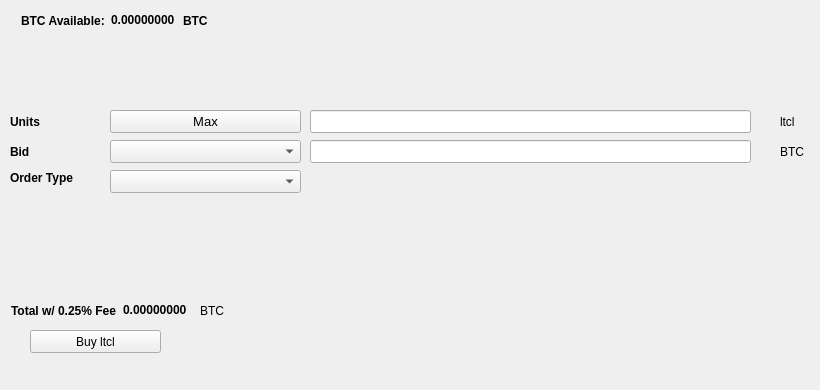
   <widget class="QWidget" name="BuyTab">
    <attribute name="title">
     <string>Buy</string>
    </attribute>
    <widget class="QPushButton" name="BuyLTCL">
     <property name="geometry">
      <rect>
       <x>30</x>
       <y>330</y>
       <width>131</width>
       <height>23</height>
      </rect>
     </property>
     <property name="text">
      <string>Buy ltcl</string>
     </property>
     <property name="icon">
      <iconset resource="../ltcl.qrc">
       <normaloff>:/icons/bitcoin</normaloff>:/icons/bitcoin</iconset>
     </property>
    </widget>
    <widget class="QLabel" name="label_3">
     <property name="geometry">
      <rect>
       <x>10</x>
       <y>110</y>
       <width>46</width>
       <height>23</height>
      </rect>
     </property>
     <property name="font">
      <font>
       <weight>75</weight>
       <bold>true</bold>
      </font>
     </property>
     <property name="text">
      <string>Units</string>
     </property>
    </widget>
    <widget class="QLineEdit" name="UnitsInput">
     <property name="geometry">
      <rect>
       <x>310</x>
       <y>110</y>
       <width>441</width>
       <height>23</height>
      </rect>
     </property>
     <property name="font">
      <font>
       <pointsize>9</pointsize>
       <weight>75</weight>
       <bold>true</bold>
      </font>
     </property>
    </widget>
    <widget class="QLineEdit" name="BuyBidPriceEdit">
     <property name="geometry">
      <rect>
       <x>310</x>
       <y>140</y>
       <width>441</width>
       <height>23</height>
      </rect>
     </property>
     <property name="font">
      <font>
       <pointsize>9</pointsize>
       <weight>75</weight>
       <bold>true</bold>
      </font>
     </property>
    </widget>
    <widget class="QLabel" name="label_4">
     <property name="geometry">
      <rect>
       <x>780</x>
       <y>110</y>
       <width>31</width>
       <height>23</height>
      </rect>
     </property>
     <property name="text">
      <string>ltcl</string>
     </property>
    </widget>
    <widget class="QLabel" name="label_5">
     <property name="geometry">
      <rect>
       <x>780</x>
       <y>140</y>
       <width>31</width>
       <height>23</height>
      </rect>
     </property>
     <property name="text">
      <string>BTC</string>
     </property>
    </widget>
    <widget class="QLabel" name="label_6">
     <property name="geometry">
      <rect>
       <x>10</x>
       <y>140</y>
       <width>46</width>
       <height>23</height>
      </rect>
     </property>
     <property name="font">
      <font>
       <weight>75</weight>
       <bold>true</bold>
      </font>
     </property>
     <property name="text">
      <string>Bid</string>
     </property>
    </widget>
    <widget class="QLabel" name="label_7">
     <property name="geometry">
      <rect>
       <x>10</x>
       <y>170</y>
       <width>91</width>
       <height>16</height>
      </rect>
     </property>
     <property name="font">
      <font>
       <weight>75</weight>
       <bold>true</bold>
      </font>
     </property>
     <property name="text">
      <string>Order Type</string>
     </property>
    </widget>
    <widget class="QPushButton" name="Buy_Max_Amount">
     <property name="geometry">
      <rect>
       <x>110</x>
       <y>110</y>
       <width>191</width>
       <height>23</height>
      </rect>
     </property>
     <property name="font">
      <font>
       <pointsize>10</pointsize>
      </font>
     </property>
     <property name="text">
      <string>Max</string>
     </property>
    </widget>
    <widget class="QComboBox" name="BuyBidcomboBox">
     <property name="geometry">
      <rect>
       <x>110</x>
       <y>140</y>
       <width>191</width>
       <height>23</height>
      </rect>
     </property>
     <property name="font">
      <font>
       <pointsize>10</pointsize>
      </font>
     </property>
    </widget>
    <widget class="QComboBox" name="buyOrdertypeCombo">
     <property name="geometry">
      <rect>
       <x>110</x>
       <y>170</y>
       <width>191</width>
       <height>23</height>
      </rect>
     </property>
     <property name="font">
      <font>
       <pointsize>10</pointsize>
      </font>
     </property>
    </widget>
    <widget class="QWidget" name="layoutWidget1">
     <property name="geometry">
      <rect>
       <x>21</x>
       <y>11</y>
       <width>227</width>
       <height>19</height>
      </rect>
     </property>
     <layout class="QHBoxLayout" name="horizontalLayout_3">
      <item>
       <widget class="QLabel" name="label232">
        <property name="font">
         <font>
          <weight>75</weight>
          <bold>true</bold>
         </font>
        </property>
        <property name="text">
         <string>BTC Available:</string>
        </property>
       </widget>
      </item>
      <item>
       <widget class="QLabel" name="BtcAvailableLbl">
        <property name="palette">
         <palette>
          <active>
           <colorrole role="WindowText">
            <brush brushstyle="SolidPattern">
             <color alpha="255">
              <red>0</red>
              <green>0</green>
              <blue>0</blue>
             </color>
            </brush>
           </colorrole>
           <colorrole role="Button">
            <brush brushstyle="SolidPattern">
             <color alpha="255">
              <red>0</red>
              <green>170</green>
              <blue>0</blue>
             </color>
            </brush>
           </colorrole>
           <colorrole role="Light">
            <brush brushstyle="SolidPattern">
             <color alpha="255">
              <red>0</red>
              <green>255</green>
              <blue>0</blue>
             </color>
            </brush>
           </colorrole>
           <colorrole role="Midlight">
            <brush brushstyle="SolidPattern">
             <color alpha="255">
              <red>0</red>
              <green>212</green>
              <blue>0</blue>
             </color>
            </brush>
           </colorrole>
           <colorrole role="Dark">
            <brush brushstyle="SolidPattern">
             <color alpha="255">
              <red>0</red>
              <green>85</green>
              <blue>0</blue>
             </color>
            </brush>
           </colorrole>
           <colorrole role="Mid">
            <brush brushstyle="SolidPattern">
             <color alpha="255">
              <red>0</red>
              <green>113</green>
              <blue>0</blue>
             </color>
            </brush>
           </colorrole>
           <colorrole role="Text">
            <brush brushstyle="SolidPattern">
             <color alpha="255">
              <red>0</red>
              <green>170</green>
              <blue>0</blue>
             </color>
            </brush>
           </colorrole>
           <colorrole role="BrightText">
            <brush brushstyle="SolidPattern">
             <color alpha="255">
              <red>255</red>
              <green>255</green>
              <blue>255</blue>
             </color>
            </brush>
           </colorrole>
           <colorrole role="ButtonText">
            <brush brushstyle="SolidPattern">
             <color alpha="255">
              <red>0</red>
              <green>0</green>
              <blue>0</blue>
             </color>
            </brush>
           </colorrole>
           <colorrole role="Base">
            <brush brushstyle="SolidPattern">
             <color alpha="255">
              <red>255</red>
              <green>255</green>
              <blue>255</blue>
             </color>
            </brush>
           </colorrole>
           <colorrole role="Window">
            <brush brushstyle="SolidPattern">
             <color alpha="255">
              <red>0</red>
              <green>170</green>
              <blue>0</blue>
             </color>
            </brush>
           </colorrole>
           <colorrole role="Shadow">
            <brush brushstyle="SolidPattern">
             <color alpha="255">
              <red>0</red>
              <green>0</green>
              <blue>0</blue>
             </color>
            </brush>
           </colorrole>
           <colorrole role="AlternateBase">
            <brush brushstyle="SolidPattern">
             <color alpha="255">
              <red>127</red>
              <green>212</green>
              <blue>127</blue>
             </color>
            </brush>
           </colorrole>
           <colorrole role="ToolTipBase">
            <brush brushstyle="SolidPattern">
             <color alpha="255">
              <red>255</red>
              <green>255</green>
              <blue>220</blue>
             </color>
            </brush>
           </colorrole>
           <colorrole role="ToolTipText">
            <brush brushstyle="SolidPattern">
             <color alpha="255">
              <red>0</red>
              <green>0</green>
              <blue>0</blue>
             </color>
            </brush>
           </colorrole>
          </active>
          <inactive>
           <colorrole role="WindowText">
            <brush brushstyle="SolidPattern">
             <color alpha="255">
              <red>0</red>
              <green>0</green>
              <blue>0</blue>
             </color>
            </brush>
           </colorrole>
           <colorrole role="Button">
            <brush brushstyle="SolidPattern">
             <color alpha="255">
              <red>0</red>
              <green>170</green>
              <blue>0</blue>
             </color>
            </brush>
           </colorrole>
           <colorrole role="Light">
            <brush brushstyle="SolidPattern">
             <color alpha="255">
              <red>0</red>
              <green>255</green>
              <blue>0</blue>
             </color>
            </brush>
           </colorrole>
           <colorrole role="Midlight">
            <brush brushstyle="SolidPattern">
             <color alpha="255">
              <red>0</red>
              <green>212</green>
              <blue>0</blue>
             </color>
            </brush>
           </colorrole>
           <colorrole role="Dark">
            <brush brushstyle="SolidPattern">
             <color alpha="255">
              <red>0</red>
              <green>85</green>
              <blue>0</blue>
             </color>
            </brush>
           </colorrole>
           <colorrole role="Mid">
            <brush brushstyle="SolidPattern">
             <color alpha="255">
              <red>0</red>
              <green>113</green>
              <blue>0</blue>
             </color>
            </brush>
           </colorrole>
           <colorrole role="Text">
            <brush brushstyle="SolidPattern">
             <color alpha="255">
              <red>0</red>
              <green>170</green>
              <blue>0</blue>
             </color>
            </brush>
           </colorrole>
           <colorrole role="BrightText">
            <brush brushstyle="SolidPattern">
             <color alpha="255">
              <red>255</red>
              <green>255</green>
              <blue>255</blue>
             </color>
            </brush>
           </colorrole>
           <colorrole role="ButtonText">
            <brush brushstyle="SolidPattern">
             <color alpha="255">
              <red>0</red>
              <green>0</green>
              <blue>0</blue>
             </color>
            </brush>
           </colorrole>
           <colorrole role="Base">
            <brush brushstyle="SolidPattern">
             <color alpha="255">
              <red>255</red>
              <green>255</green>
              <blue>255</blue>
             </color>
            </brush>
           </colorrole>
           <colorrole role="Window">
            <brush brushstyle="SolidPattern">
             <color alpha="255">
              <red>0</red>
              <green>170</green>
              <blue>0</blue>
             </color>
            </brush>
           </colorrole>
           <colorrole role="Shadow">
            <brush brushstyle="SolidPattern">
             <color alpha="255">
              <red>0</red>
              <green>0</green>
              <blue>0</blue>
             </color>
            </brush>
           </colorrole>
           <colorrole role="AlternateBase">
            <brush brushstyle="SolidPattern">
             <color alpha="255">
              <red>127</red>
              <green>212</green>
              <blue>127</blue>
             </color>
            </brush>
           </colorrole>
           <colorrole role="ToolTipBase">
            <brush brushstyle="SolidPattern">
             <color alpha="255">
              <red>255</red>
              <green>255</green>
              <blue>220</blue>
             </color>
            </brush>
           </colorrole>
           <colorrole role="ToolTipText">
            <brush brushstyle="SolidPattern">
             <color alpha="255">
              <red>0</red>
              <green>0</green>
              <blue>0</blue>
             </color>
            </brush>
           </colorrole>
          </inactive>
          <disabled>
           <colorrole role="WindowText">
            <brush brushstyle="SolidPattern">
             <color alpha="255">
              <red>0</red>
              <green>85</green>
              <blue>0</blue>
             </color>
            </brush>
           </colorrole>
           <colorrole role="Button">
            <brush brushstyle="SolidPattern">
             <color alpha="255">
              <red>0</red>
              <green>170</green>
              <blue>0</blue>
             </color>
            </brush>
           </colorrole>
           <colorrole role="Light">
            <brush brushstyle="SolidPattern">
             <color alpha="255">
              <red>0</red>
              <green>255</green>
              <blue>0</blue>
             </color>
            </brush>
           </colorrole>
           <colorrole role="Midlight">
            <brush brushstyle="SolidPattern">
             <color alpha="255">
              <red>0</red>
              <green>212</green>
              <blue>0</blue>
             </color>
            </brush>
           </colorrole>
           <colorrole role="Dark">
            <brush brushstyle="SolidPattern">
             <color alpha="255">
              <red>0</red>
              <green>85</green>
              <blue>0</blue>
             </color>
            </brush>
           </colorrole>
           <colorrole role="Mid">
            <brush brushstyle="SolidPattern">
             <color alpha="255">
              <red>0</red>
              <green>113</green>
              <blue>0</blue>
             </color>
            </brush>
           </colorrole>
           <colorrole role="Text">
            <brush brushstyle="SolidPattern">
             <color alpha="255">
              <red>0</red>
              <green>85</green>
              <blue>0</blue>
             </color>
            </brush>
           </colorrole>
           <colorrole role="BrightText">
            <brush brushstyle="SolidPattern">
             <color alpha="255">
              <red>255</red>
              <green>255</green>
              <blue>255</blue>
             </color>
            </brush>
           </colorrole>
           <colorrole role="ButtonText">
            <brush brushstyle="SolidPattern">
             <color alpha="255">
              <red>0</red>
              <green>85</green>
              <blue>0</blue>
             </color>
            </brush>
           </colorrole>
           <colorrole role="Base">
            <brush brushstyle="SolidPattern">
             <color alpha="255">
              <red>0</red>
              <green>170</green>
              <blue>0</blue>
             </color>
            </brush>
           </colorrole>
           <colorrole role="Window">
            <brush brushstyle="SolidPattern">
             <color alpha="255">
              <red>0</red>
              <green>170</green>
              <blue>0</blue>
             </color>
            </brush>
           </colorrole>
           <colorrole role="Shadow">
            <brush brushstyle="SolidPattern">
             <color alpha="255">
              <red>0</red>
              <green>0</green>
              <blue>0</blue>
             </color>
            </brush>
           </colorrole>
           <colorrole role="AlternateBase">
            <brush brushstyle="SolidPattern">
             <color alpha="255">
              <red>0</red>
              <green>170</green>
              <blue>0</blue>
             </color>
            </brush>
           </colorrole>
           <colorrole role="ToolTipBase">
            <brush brushstyle="SolidPattern">
             <color alpha="255">
              <red>255</red>
              <green>255</green>
              <blue>220</blue>
             </color>
            </brush>
           </colorrole>
           <colorrole role="ToolTipText">
            <brush brushstyle="SolidPattern">
             <color alpha="255">
              <red>0</red>
              <green>0</green>
              <blue>0</blue>
             </color>
            </brush>
           </colorrole>
          </disabled>
         </palette>
        </property>
        <property name="font">
         <font>
          <weight>75</weight>
          <bold>true</bold>
         </font>
        </property>
        <property name="text">
         <string>0.00000000</string>
        </property>
        <property name="textInteractionFlags">
         <set>Qt::LinksAccessibleByMouse|Qt::TextSelectableByKeyboard|Qt::TextSelectableByMouse</set>
        </property>
       </widget>
      </item>
      <item>
       <widget class="QLabel" name="BtcAvailableLbl_2">
        <property name="font">
         <font>
          <weight>75</weight>
          <bold>true</bold>
         </font>
        </property>
        <property name="text">
         <string>BTC</string>
        </property>
       </widget>
      </item>
     </layout>
    </widget>
    <widget class="QWidget" name="layoutWidge2">
     <property name="geometry">
      <rect>
       <x>11</x>
       <y>301</y>
       <width>259</width>
       <height>19</height>
      </rect>
     </property>
     <layout class="QHBoxLayout" name="horizontalLayout_4">
      <item>
       <widget class="QLabel" name="label_9">
        <property name="font">
         <font>
          <weight>75</weight>
          <bold>true</bold>
         </font>
        </property>
        <property name="text">
         <string>Total w/ 0.25% Fee</string>
        </property>
       </widget>
      </item>
      <item>
       <widget class="QLabel" name="BuyCostLabel">
        <property name="palette">
         <palette>
          <active>
           <colorrole role="WindowText">
            <brush brushstyle="SolidPattern">
             <color alpha="255">
              <red>0</red>
              <green>0</green>
              <blue>0</blue>
             </color>
            </brush>
           </colorrole>
           <colorrole role="Button">
            <brush brushstyle="SolidPattern">
             <color alpha="255">
              <red>0</red>
              <green>170</green>
              <blue>0</blue>
             </color>
            </brush>
           </colorrole>
           <colorrole role="Light">
            <brush brushstyle="SolidPattern">
             <color alpha="255">
              <red>0</red>
              <green>255</green>
              <blue>0</blue>
             </color>
            </brush>
           </colorrole>
           <colorrole role="Midlight">
            <brush brushstyle="SolidPattern">
             <color alpha="255">
              <red>0</red>
              <green>212</green>
              <blue>0</blue>
             </color>
            </brush>
           </colorrole>
           <colorrole role="Dark">
            <brush brushstyle="SolidPattern">
             <color alpha="255">
              <red>0</red>
              <green>85</green>
              <blue>0</blue>
             </color>
            </brush>
           </colorrole>
           <colorrole role="Mid">
            <brush brushstyle="SolidPattern">
             <color alpha="255">
              <red>0</red>
              <green>113</green>
              <blue>0</blue>
             </color>
            </brush>
           </colorrole>
           <colorrole role="Text">
            <brush brushstyle="SolidPattern">
             <color alpha="255">
              <red>0</red>
              <green>170</green>
              <blue>0</blue>
             </color>
            </brush>
           </colorrole>
           <colorrole role="BrightText">
            <brush brushstyle="SolidPattern">
             <color alpha="255">
              <red>255</red>
              <green>255</green>
              <blue>255</blue>
             </color>
            </brush>
           </colorrole>
           <colorrole role="ButtonText">
            <brush brushstyle="SolidPattern">
             <color alpha="255">
              <red>0</red>
              <green>0</green>
              <blue>0</blue>
             </color>
            </brush>
           </colorrole>
           <colorrole role="Base">
            <brush brushstyle="SolidPattern">
             <color alpha="255">
              <red>255</red>
              <green>255</green>
              <blue>255</blue>
             </color>
            </brush>
           </colorrole>
           <colorrole role="Window">
            <brush brushstyle="SolidPattern">
             <color alpha="255">
              <red>0</red>
              <green>170</green>
              <blue>0</blue>
             </color>
            </brush>
           </colorrole>
           <colorrole role="Shadow">
            <brush brushstyle="SolidPattern">
             <color alpha="255">
              <red>0</red>
              <green>0</green>
              <blue>0</blue>
             </color>
            </brush>
           </colorrole>
           <colorrole role="AlternateBase">
            <brush brushstyle="SolidPattern">
             <color alpha="255">
              <red>127</red>
              <green>212</green>
              <blue>127</blue>
             </color>
            </brush>
           </colorrole>
           <colorrole role="ToolTipBase">
            <brush brushstyle="SolidPattern">
             <color alpha="255">
              <red>255</red>
              <green>255</green>
              <blue>220</blue>
             </color>
            </brush>
           </colorrole>
           <colorrole role="ToolTipText">
            <brush brushstyle="SolidPattern">
             <color alpha="255">
              <red>0</red>
              <green>0</green>
              <blue>0</blue>
             </color>
            </brush>
           </colorrole>
          </active>
          <inactive>
           <colorrole role="WindowText">
            <brush brushstyle="SolidPattern">
             <color alpha="255">
              <red>0</red>
              <green>0</green>
              <blue>0</blue>
             </color>
            </brush>
           </colorrole>
           <colorrole role="Button">
            <brush brushstyle="SolidPattern">
             <color alpha="255">
              <red>0</red>
              <green>170</green>
              <blue>0</blue>
             </color>
            </brush>
           </colorrole>
           <colorrole role="Light">
            <brush brushstyle="SolidPattern">
             <color alpha="255">
              <red>0</red>
              <green>255</green>
              <blue>0</blue>
             </color>
            </brush>
           </colorrole>
           <colorrole role="Midlight">
            <brush brushstyle="SolidPattern">
             <color alpha="255">
              <red>0</red>
              <green>212</green>
              <blue>0</blue>
             </color>
            </brush>
           </colorrole>
           <colorrole role="Dark">
            <brush brushstyle="SolidPattern">
             <color alpha="255">
              <red>0</red>
              <green>85</green>
              <blue>0</blue>
             </color>
            </brush>
           </colorrole>
           <colorrole role="Mid">
            <brush brushstyle="SolidPattern">
             <color alpha="255">
              <red>0</red>
              <green>113</green>
              <blue>0</blue>
             </color>
            </brush>
           </colorrole>
           <colorrole role="Text">
            <brush brushstyle="SolidPattern">
             <color alpha="255">
              <red>0</red>
              <green>170</green>
              <blue>0</blue>
             </color>
            </brush>
           </colorrole>
           <colorrole role="BrightText">
            <brush brushstyle="SolidPattern">
             <color alpha="255">
              <red>255</red>
              <green>255</green>
              <blue>255</blue>
             </color>
            </brush>
           </colorrole>
           <colorrole role="ButtonText">
            <brush brushstyle="SolidPattern">
             <color alpha="255">
              <red>0</red>
              <green>0</green>
              <blue>0</blue>
             </color>
            </brush>
           </colorrole>
           <colorrole role="Base">
            <brush brushstyle="SolidPattern">
             <color alpha="255">
              <red>255</red>
              <green>255</green>
              <blue>255</blue>
             </color>
            </brush>
           </colorrole>
           <colorrole role="Window">
            <brush brushstyle="SolidPattern">
             <color alpha="255">
              <red>0</red>
              <green>170</green>
              <blue>0</blue>
             </color>
            </brush>
           </colorrole>
           <colorrole role="Shadow">
            <brush brushstyle="SolidPattern">
             <color alpha="255">
              <red>0</red>
              <green>0</green>
              <blue>0</blue>
             </color>
            </brush>
           </colorrole>
           <colorrole role="AlternateBase">
            <brush brushstyle="SolidPattern">
             <color alpha="255">
              <red>127</red>
              <green>212</green>
              <blue>127</blue>
             </color>
            </brush>
           </colorrole>
           <colorrole role="ToolTipBase">
            <brush brushstyle="SolidPattern">
             <color alpha="255">
              <red>255</red>
              <green>255</green>
              <blue>220</blue>
             </color>
            </brush>
           </colorrole>
           <colorrole role="ToolTipText">
            <brush brushstyle="SolidPattern">
             <color alpha="255">
              <red>0</red>
              <green>0</green>
              <blue>0</blue>
             </color>
            </brush>
           </colorrole>
          </inactive>
          <disabled>
           <colorrole role="WindowText">
            <brush brushstyle="SolidPattern">
             <color alpha="255">
              <red>0</red>
              <green>85</green>
              <blue>0</blue>
             </color>
            </brush>
           </colorrole>
           <colorrole role="Button">
            <brush brushstyle="SolidPattern">
             <color alpha="255">
              <red>0</red>
              <green>170</green>
              <blue>0</blue>
             </color>
            </brush>
           </colorrole>
           <colorrole role="Light">
            <brush brushstyle="SolidPattern">
             <color alpha="255">
              <red>0</red>
              <green>255</green>
              <blue>0</blue>
             </color>
            </brush>
           </colorrole>
           <colorrole role="Midlight">
            <brush brushstyle="SolidPattern">
             <color alpha="255">
              <red>0</red>
              <green>212</green>
              <blue>0</blue>
             </color>
            </brush>
           </colorrole>
           <colorrole role="Dark">
            <brush brushstyle="SolidPattern">
             <color alpha="255">
              <red>0</red>
              <green>85</green>
              <blue>0</blue>
             </color>
            </brush>
           </colorrole>
           <colorrole role="Mid">
            <brush brushstyle="SolidPattern">
             <color alpha="255">
              <red>0</red>
              <green>113</green>
              <blue>0</blue>
             </color>
            </brush>
           </colorrole>
           <colorrole role="Text">
            <brush brushstyle="SolidPattern">
             <color alpha="255">
              <red>0</red>
              <green>85</green>
              <blue>0</blue>
             </color>
            </brush>
           </colorrole>
           <colorrole role="BrightText">
            <brush brushstyle="SolidPattern">
             <color alpha="255">
              <red>255</red>
              <green>255</green>
              <blue>255</blue>
             </color>
            </brush>
           </colorrole>
           <colorrole role="ButtonText">
            <brush brushstyle="SolidPattern">
             <color alpha="255">
              <red>0</red>
              <green>85</green>
              <blue>0</blue>
             </color>
            </brush>
           </colorrole>
           <colorrole role="Base">
            <brush brushstyle="SolidPattern">
             <color alpha="255">
              <red>0</red>
              <green>170</green>
              <blue>0</blue>
             </color>
            </brush>
           </colorrole>
           <colorrole role="Window">
            <brush brushstyle="SolidPattern">
             <color alpha="255">
              <red>0</red>
              <green>170</green>
              <blue>0</blue>
             </color>
            </brush>
           </colorrole>
           <colorrole role="Shadow">
            <brush brushstyle="SolidPattern">
             <color alpha="255">
              <red>0</red>
              <green>0</green>
              <blue>0</blue>
             </color>
            </brush>
           </colorrole>
           <colorrole role="AlternateBase">
            <brush brushstyle="SolidPattern">
             <color alpha="255">
              <red>0</red>
              <green>170</green>
              <blue>0</blue>
             </color>
            </brush>
           </colorrole>
           <colorrole role="ToolTipBase">
            <brush brushstyle="SolidPattern">
             <color alpha="255">
              <red>255</red>
              <green>255</green>
              <blue>220</blue>
             </color>
            </brush>
           </colorrole>
           <colorrole role="ToolTipText">
            <brush brushstyle="SolidPattern">
             <color alpha="255">
              <red>0</red>
              <green>0</green>
              <blue>0</blue>
             </color>
            </brush>
           </colorrole>
          </disabled>
         </palette>
        </property>
        <property name="font">
         <font>
          <weight>75</weight>
          <bold>true</bold>
         </font>
        </property>
        <property name="autoFillBackground">
         <bool>false</bool>
        </property>
        <property name="text">
         <string>0.00000000</string>
        </property>
        <property name="textInteractionFlags">
         <set>Qt::LinksAccessibleByMouse|Qt::TextSelectableByMouse</set>
        </property>
       </widget>
      </item>
      <item>
       <widget class="QLabel" name="label_10">
        <property name="font">
         <font>
          <weight>50</weight>
          <bold>false</bold>
         </font>
        </property>
        <property name="text">
         <string>BTC</string>
        </property>
       </widget>
      </item>
     </layout>
    </widget>
    <widget class="QLabel" name="label_24">
     <property name="geometry">
      <rect>
       <x>460</x>
       <y>300</y>
       <width>281</width>
       <height>81</height>
      </rect>
     </property>
     <property name="text">
      <string/>
     </property>
     <property name="pixmap">
      <pixmap>:/images/bittrex</pixmap>
     </property>
    </widget>
   </widget>
